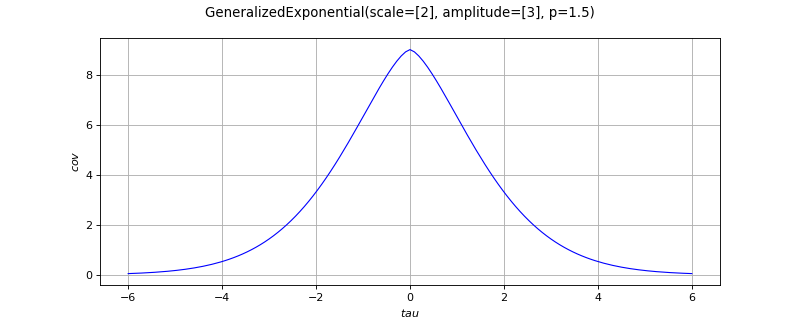

Write Python code to recreate this figure.
import openturns as ot
from matplotlib import pyplot as plt
from openturns.viewer import View
if ot.GeneralizedExponential().__class__.__name__ == 'ExponentialModel':
    covarianceModel = ot.ExponentialModel([0.5], [5.0])
elif ot.GeneralizedExponential().__class__.__name__ == 'GeneralizedExponential':
    covarianceModel = ot.GeneralizedExponential([2.0], [3.0], 1.5)
elif ot.GeneralizedExponential().__class__.__name__ == 'ProductCovarianceModel':
    amplitude = [1.0]
    scale1 = [4.0]
    scale2 = [4.0]
    cov1 = ot.ExponentialModel(scale1, amplitude)
    cov2 = ot.ExponentialModel(scale2, amplitude)
    covarianceModel = ot.ProductCovarianceModel([cov1, cov2])
elif ot.GeneralizedExponential().__class__.__name__ == 'RankMCovarianceModel':
    variance = [1.0, 2.0]
    basis = ot.LinearBasisFactory().build()
    covarianceModel = ot.RankMCovarianceModel(variance, basis)
else:
    covarianceModel = ot.GeneralizedExponential()
title = str(covarianceModel)[:100]
if covarianceModel.getInputDimension() == 1:
    scale = covarianceModel.getScale()[0]
    if covarianceModel.isStationary():
        def f(x):
            return [covarianceModel(x)[0, 0]]
        func = ot.PythonFunction(1, 1, f)
        func.setDescription(['$tau$', '$cov$'])
        cov_graph = func.draw(-3.0 * scale, 3.0 * scale, 129)
        cov_graph.setTitle(title)
        fig = plt.figure(figsize=(10, 4))
        cov_axis = fig.add_subplot(111)
        View(cov_graph, figure=fig, axes=[cov_axis], add_legend=False)
    else:
        def f(x):
            return [covarianceModel([x[0]], [x[1]])[0, 0]]
        func = ot.PythonFunction(2, 1, f)
        func.setDescription(['$s$', '$t$', '$cov$'])
        cov_graph = func.draw([-3.0 * scale]*2, [3.0 * scale]*2, [129]*2)
        cov_graph.setTitle(title)
        fig = plt.figure(figsize=(10, 4))
        cov_axis = fig.add_subplot(111)
        View(cov_graph, figure=fig, axes=[cov_axis], add_legend=False, square_axes=True)
elif covarianceModel.getInputDimension() == 2:
    scale = covarianceModel.getScale()
    if covarianceModel.isStationary():
        def f(x):
            return [covarianceModel(x)[0, 0]]
        func = ot.PythonFunction(2, 1, f)
        func.setDescription(['$s$', '$t$', '$cov$'])
        cov_graph = func.draw(-3.0 * scale, 3.0 * scale, [129]*2)
        cov_graph.setTitle(title)
        fig = plt.figure(figsize=(10, 4))
        cov_axis = fig.add_subplot(111)
        View(cov_graph, figure=fig, axes=[cov_axis], add_legend=False, square_axes=True)
